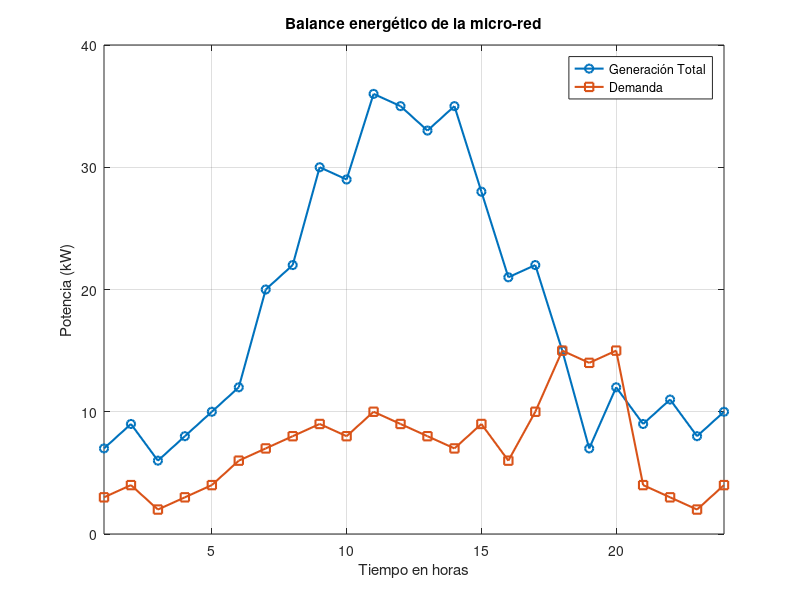

This chart was generated by the following MATLAB code:
% RETO 2 - SISTEMA INTELIGENTE DE GESTIÓN ENERGÉTICA
% Simulación de generación solar, eólica y demanda durante 24 horas

clc;
clear;
close all;

% Horas del día
horas = 1:24;

% ---------------------------------------------------------
% GENERACIÓN SOLAR
% ---------------------------------------------------------
% La generación solar es 0 durante la noche.
% Aumenta desde la hora 6 hasta alcanzar 25 kW en la hora 12.
% Después disminuye hasta llegar nuevamente a 0 kW.

solar = [0 0 0 0 0 5 9 13 17 21 24 25 ...
         24 21 17 13 9 5 0 0 0 0 0 0];

% ---------------------------------------------------------
% GENERACIÓN EÓLICA
% ---------------------------------------------------------
% La generación eólica cambia durante el día debido
% a las variaciones en la velocidad del viento.
% Ningún valor supera los 15 kW.

eolica = [7 9 6 8 10 7 11 9 13 8 12 10 ...
          9 14 11 8 13 10 7 12 9 11 8 10];

% ---------------------------------------------------------
% GENERACIÓN HÍBRIDA TOTAL
% ---------------------------------------------------------
% Se suman las generaciones solar y eólica.

generacion_total = solar + eolica;

% ---------------------------------------------------------
% DEMANDA DE LA COMUNIDAD
% ---------------------------------------------------------
% Horas 1 a 5 y 22 a 24: consumo entre 2 y 4 kW.
% Horas 6 a 17: consumo entre 6 y 10 kW.
% Horas 18 a 21: mayor demanda, hasta 15 kW.

demanda = [3 4 2 3 4 6 7 8 9 8 10 9 ...
           8 7 9 6 10 15 14 15 4 3 2 4];

% ---------------------------------------------------------
% GRÁFICA
% ---------------------------------------------------------

figure;

% Generación total
plot(horas, generacion_total, '-o', 'LineWidth', 1.5);
hold on;

% Demanda de la comunidad
plot(horas, demanda, '-s', 'LineWidth', 1.5);

% Título y nombres de los ejes
title('Balance energético de la micro-red');
xlabel('Tiempo en horas');
ylabel('Potencia (kW)');

% Cuadrícula y leyenda
grid on;
legend('Generación Total', 'Demanda', 'Location', 'best');

% Límites de la gráfica
xlim([1 24]);
ylim([0 40]);

hold off;
